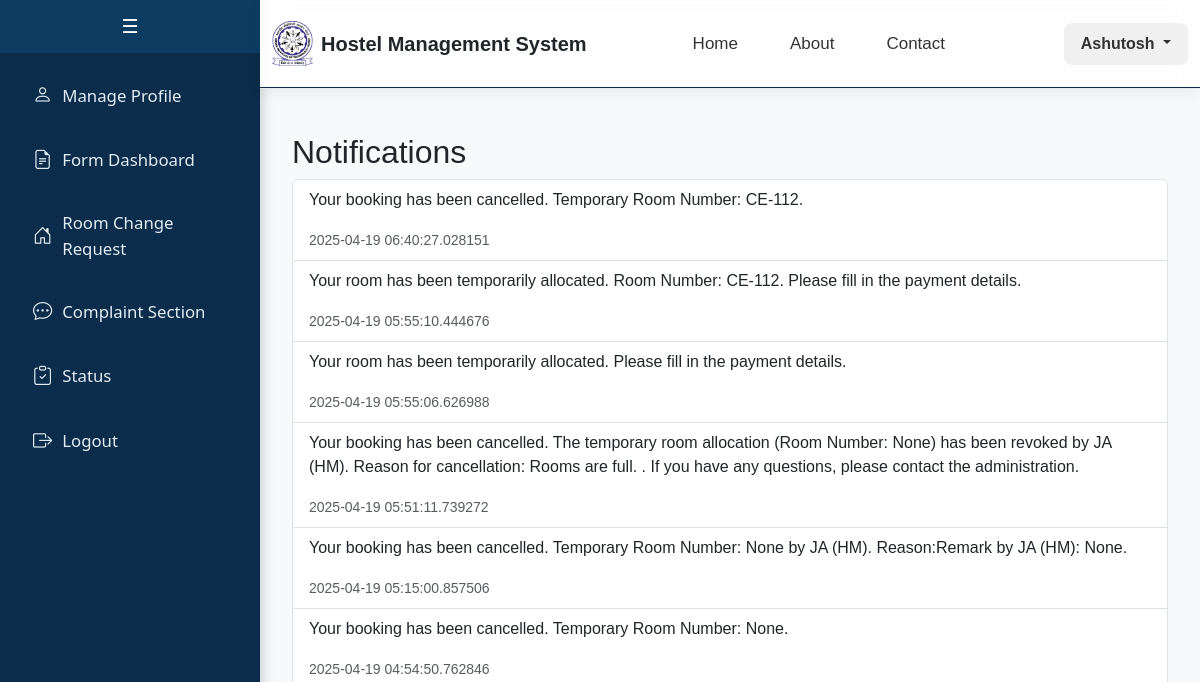
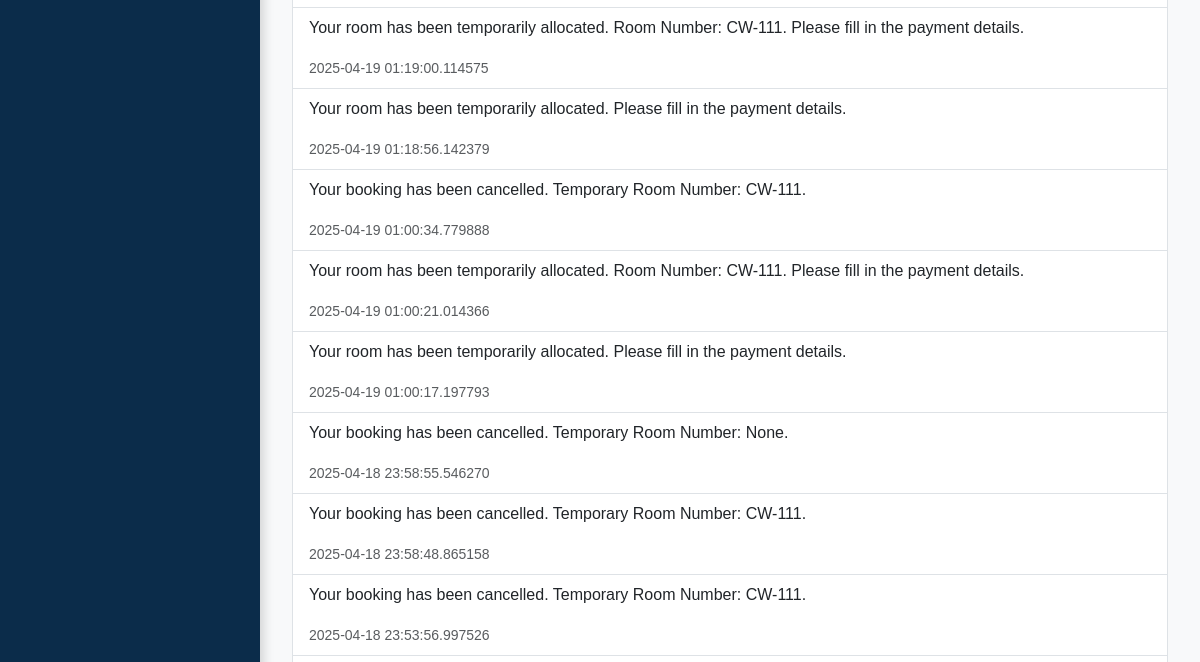
The page /student/notifications (signed in, upper part) on the database as committed earlier (2 pictures, top to bottom).
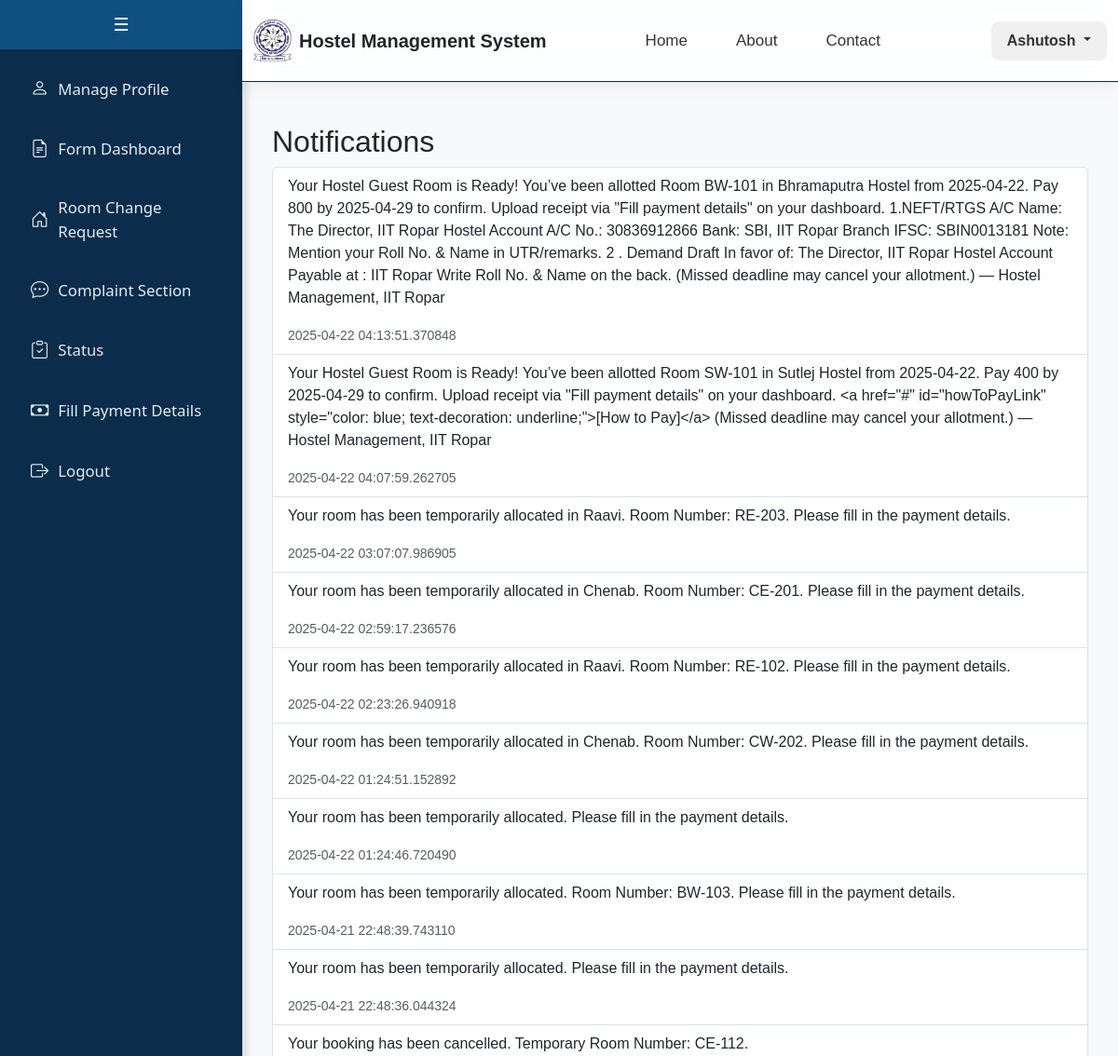
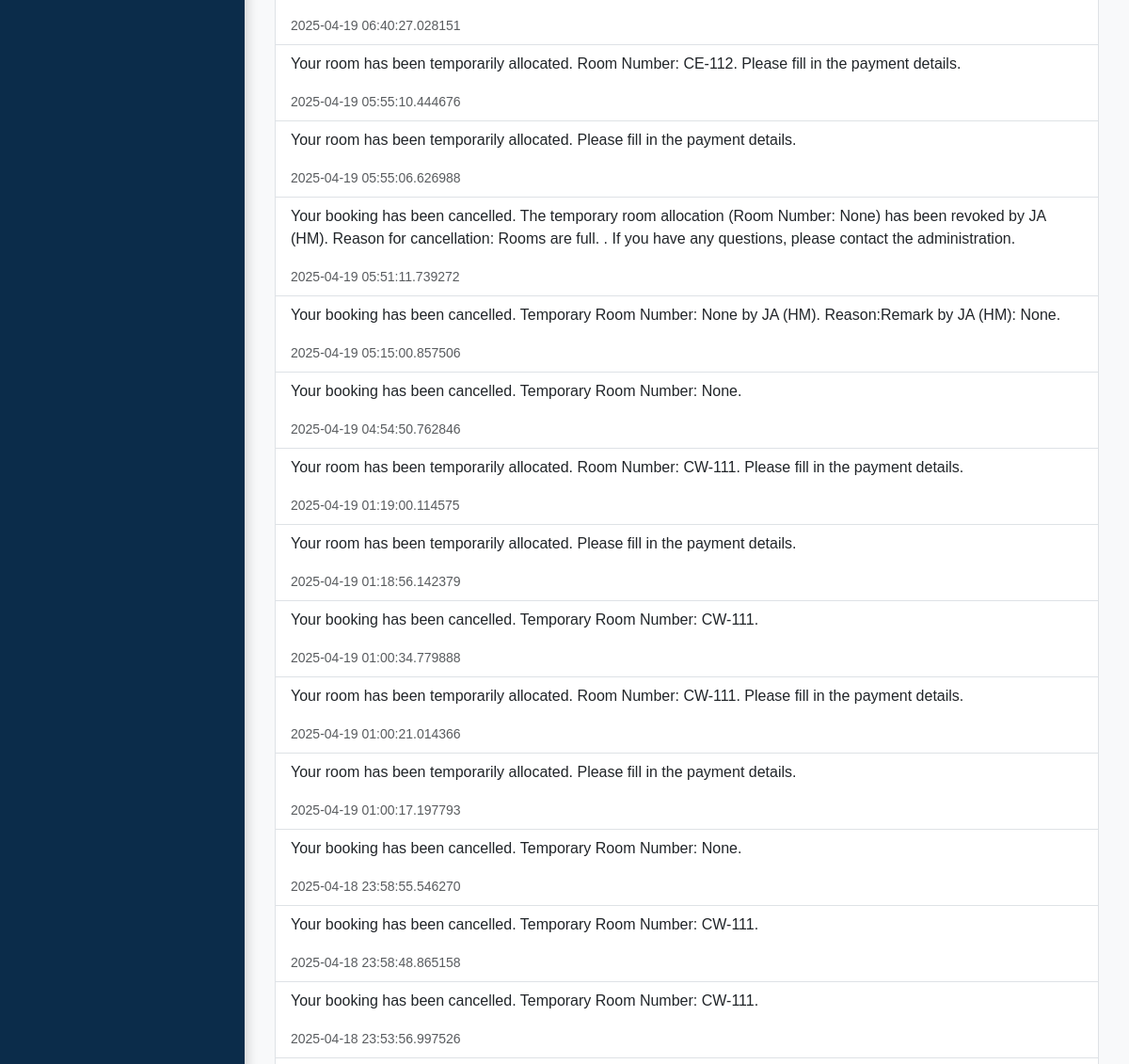
The same page on the database as committed later (2 pictures, top to bottom).
### app/models.py (models this page shows, shortened)
class CustomUser(db.Model):
    __tablename__ = 'custom_user'
    id = db.Column(db.Integer, primary_key=True)
    email = db.Column(db.String(255), unique=True, nullable=False)
    name = db.Column(db.String(100), nullable=False)
    password = db.Column(db.String(100), nullable=False)
    is_staff = db.Column(db.Boolean, default=False)
    is_active = db.Column(db.Boolean, default=True)
    gender = db.Column(db.String(20), default='Not Specified')
    student = db.relationship('Student', backref='user', uselist=False, cascade="all, delete")
    caretaker = db.relationship('Caretaker', backref='user', uselist=False, cascade="all, delete")
    faculty = db.relationship('Faculty', backref='user', uselist=False, cascade="all, delete")
    admin = db.relationship('Admin', backref='user', uselist=False, cascade="all, delete")
    guest = db.relationship('Guest', backref='user', uselist=False, cascade="all, delete")

class Notification(db.Model):
    __tablename__ = 'notification'
    id = db.Column(db.Integer, primary_key=True, autoincrement=True)
    sender_email = db.Column(db.String(120), nullable=False)  # Email of the sender
    recipient_email = db.Column(db.String(120), nullable=False)  # Email of the recipient
    content = db.Column(db.Text, nullable=False)  # Message content
    timestamp = db.Column(db.DateTime, default=datetime.utcnow)  # Timestamp of the notification
    is_read = db.Column(db.Boolean, default=False)  # New field to track read status

### app/student.py (the view)
@student_bp.route("/student/notifications", methods=["GET"])
def view_notifications():
    if 'user_id' not in session or session.get('user_role') != 'student':
        return redirect(url_for('auth.login'))
    user_email = CustomUser.query.get(session['user_id']).email
    notifications = Notification.query.filter_by(recipient_email=user_email).order_by(Notification.timestamp.desc()).all()
    return render_template("student/notifications.html", notifications=notifications)

### app/student.py (called while the page is built)
@student_bp.context_processor
def inject_guest_room_booking():
    if 'user_id' in session and session.get('user_role') == 'student':
        user_id = session['user_id']
        guest_room_booking = GuestRoomBooking.query.filter_by(applicant_id=user_id, status="Awaiting Payment from Applicant").first()
        return {'guest_room_booking': guest_room_booking}
    return {'guest_room_booking': None}

### templates/student/notifications.html
{% extends "student/base.html" %}
{% block content %}
<div class="container mt-4">
    <h2>Notifications</h2>
    <ul class="list-group">
        {% for notification in notifications %}
        <li class="list-group-item">
            <p>{{ notification.content }}</p>
            <small class="text-muted">{{ notification.timestamp }}</small>
        </li>
        {% endfor %}
    </ul>
</div>
{% endblock %}

### templates/student/base.html (shortened to what this page needs)
<!DOCTYPE html>
<html lang="en">
<head>
    <link href="https://cdn.jsdelivr.net/npm/bootstrap@5.3.0-alpha3/dist/css/bootstrap.min.css" rel="stylesheet">
    <link href="https://cdn.jsdelivr.net/npm/bootstrap-icons/font/bootstrap-icons.css" rel="stylesheet">
</head>
<body>
    {% include 'student/sidebar.html' %}
    <div class="header-content">
        {% include 'includes/header.html' %}
    </div>
    <div class="main-content">
        {% block content %}{% endblock %}
    </div>
</body>
</html>

### templates/student/sidebar.html (shortened to what this page needs)
<div class="sidebar" id="sidebar">
    <button class="toggle-btn" onclick="toggleSidebar()">☰</button>
    <div class="sidebar-content">
        <a href="/student">
            <i class="bi bi-person"></i>
            <span>Manage Profile</span>
        </a>
        <a href="{{ url_for('student.form_dashboard') }}">
            <i class="bi bi-file-earmark-text"></i>
            <span>Form Dashboard</span>
        </a>
        <a href="/student/room_change">
            <i class="bi bi-house-door"></i>
            <span>Room Change Request</span>
        </a>
        <a href="/student/complaint">
            <i class="bi bi-chat-dots"></i>
            <span>Complaint Section</span>
        </a>
        <a href="{{ url_for('student.status_dashboard') }}">
            <i class="bi bi-clipboard-check"></i>
            <span>Status</span>
        </a>
        {% if guest_room_booking and guest_room_booking.status == "Awaiting Payment from Applicant" %}
        <a href="{{ url_for('student.fill_payment_details', booking_id=guest_room_booking.id) }}">
            <i class="bi bi-cash"></i>
            <span>Fill Payment Details</span>
        </a>
        {% endif %}
        <a href="/logout">
            <i class="bi bi-box-arrow-right"></i>
            <span>Logout</span>
        </a>
    </div>
</div>

### templates/includes/header.html (shortened to what this page needs)
<div class="ezy__nav4 glass">
    <nav class="navbar navbar-expand-lg py-3">
        <div class="container">
            <a class="navbar-brand d-flex align-items-center gap-2" href="/">
                <img src="{{ url_for('static', filename='logo.jpg') }}" alt="Logo" class="logo-img">
                <span class="fw-bold fs-5 text-dark">Hostel Management System</span>
            </a>
            <div class="collapse navbar-collapse justify-content-between" id="ezy_nav4-navbar-text">
				<ul class="navbar-nav me-auto d-flex justify-content-center gap-3" style="margin-left: 4.5rem;">
					<li class="nav-item"><a class="nav-link nav-hover" href="/">Home</a></li>
					<li class="nav-item"><a class="nav-link nav-hover" href="/about">About</a></li>
					<li class="nav-item"><a class="nav-link nav-hover" href="/contact">Contact</a></li>
				</ul>
				{% if session['user_role'] %}
				<div class="dropdown">
				<button class="btn user-dropdown-btn dropdown-toggle" type="button" id="userDropdown"
					data-bs-toggle="dropdown" aria-expanded="false">
					{{ session['user_name'] }}
				</button>
				</div>
				{% else %}
				<a href="/login" class="btn custom-login-btn ms-lg-3">Login</a>
				{% endif %}
			</div>
        </div>
    </nav>
</div>

### templates/student/base.html (style rules this page uses)
body { margin: 0; font-family: Arial, sans-serif; }
.main-content { margin-left: 260px; padding: 20px; background-color: #0b2c4a; min-height: 100vh; }
.header-content { margin-left: 260px; background-color: #0b2c4a; }
.navbar { border-bottom: 1px solid #0b2c4a; }

### templates/student/sidebar.html (style rules this page uses)
.sidebar { width: 260px; background-color: #0b2c4a; color: #ffffff; position: fixed; height: 100%; display: flex; flex-direction: column; padding: 0; box-shadow: 4px 0 10px rgba(0, 0, 0, 0.15); font-family: 'Segoe UI', sans-serif; overflow: hidden; transition: width 0.3s ease; z-index: 10; }
.toggle-btn { background-color: #0d3c63; color: #ffffff; border: none; padding: 12px; cursor: pointer; font-size: 1.2rem; width: 100%; transition: background-color 0.3s ease; }
.sidebar-content { overflow-y: auto; width: 100%; flex-grow: 1; display: flex; flex-direction: column; align-items: stretch; padding-top: 10px; }
.sidebar a { text-decoration: none; font-size: 1.05rem; color: #e1ecf4; margin: 6px auto; padding: 12px 20px; width: 90%; border-radius: 8px; display: flex; align-items: center; transition: background-color 0.3s ease, transform 0.2s ease; }
.sidebar a i { margin-right: 10px; font-size: 1.2rem; }
.sidebar a span { flex-grow: 1; text-align: left; }
.main-content { margin-left: 260px; padding: 20px; background-color: #f8f9fa; min-height: 100vh; transition: margin-left 0.3s ease; }
.header-content { margin-left: 260px; background-color: #f8f9fa; transition: margin-left 0.3s ease; }

### templates/includes/header.html (style rules this page uses)
.ezy__nav4.glass { backdrop-filter: blur(12px); background: rgba(255, 255, 255, 0.85); border-bottom: 1px solid rgba(200, 200, 200, 0.4); box-shadow: 0 4px 16px rgba(0, 0, 0, 0.06); position: sticky; top: 0; z-index: 1000; transition: background 0.3s ease; }
.ezy__nav4 .navbar-brand img.logo-img { height: 45px; width: auto; }
.navbar-brand span { font-size: 18px; }
.navbar-nav { flex-direction: row; align-items: center; }
.navbar-nav .nav-item { margin: 0 10px; }
.navbar-nav .nav-link { font-weight: 500; font-size: 17px; padding: 10px 16px; color: #333; transition: all 0.2s ease; }
.user-dropdown-btn { background-color: #f0f0f0; color: #333; font-weight: 600; padding: 8px 16px; border-radius: 8px; transition: all 0.2s ease; }

Rows that differ between the two databases and show on the page:
added Notification: content "Your Hostel Guest Room is Ready! You’ve been allotted Room BW-101 in Bhramaputra Hostel from 2025-04-22. Pay 800 by 2025-04-29 to confirm. Upload receipt via \"Fill payment details\" on your dashboard. 1.NEFT/RTGS A/C Name: The Director, IIT Ropar Hostel Account A/C No.: 30836912866 Bank: SBI, IIT Ropar Branch IFSC: SBIN0013181 Note: Mention your Roll No. & Name in UTR/remarks. 2 . Demand Draft In favor of: The Director, IIT Ropar Hostel Account Payable at : IIT Ropar Write Roll No. & Name on the back. (Missed deadline may cancel your allotment.) — Hostel Management, IIT Ropar", timestamp "2025-04-22 04:13:51.370848"
added Notification: content "Your Hostel Guest Room is Ready! You’ve been allotted Room SW-101 in Sutlej Hostel from 2025-04-22. Pay 400 by 2025-04-29 to confirm. Upload receipt via \"Fill payment details\" on your dashboard. <a href=\"#\" id=\"howToPayLink\" style=\"color: blue; text-decoration: underline;\">[How to Pay]</a> (Missed deadline may cancel your allotment.) — Hostel Management, IIT Ropar", timestamp "2025-04-22 04:07:59.262705"
added Notification: content "Your room has been temporarily allocated in Raavi. Room Number: RE-203. Please fill in the payment details.", timestamp "2025-04-22 03:07:07.986905"
added Notification: content "Your room has been temporarily allocated in Chenab. Room Number: CE-201. Please fill in the payment details.", timestamp "2025-04-22 02:59:17.236576"
added Notification: content "Your room has been temporarily allocated in Raavi. Room Number: RE-102. Please fill in the payment details.", timestamp "2025-04-22 02:23:26.940918"
added Notification: content "Your room has been temporarily allocated in Chenab. Room Number: CW-202. Please fill in the payment details.", timestamp "2025-04-22 01:24:51.152892"
added Notification: content "Your room has been temporarily allocated. Please fill in the payment details.", timestamp "2025-04-22 01:24:46.720490"
added Notification: content "Your room has been temporarily allocated. Room Number: BW-103. Please fill in the payment details.", timestamp "2025-04-21 22:48:39.743110"
added Notification: content "Your room has been temporarily allocated. Please fill in the payment details.", timestamp "2025-04-21 22:48:36.044324"
Other text that changed with them:
text now shown: "Fill Payment Details"
